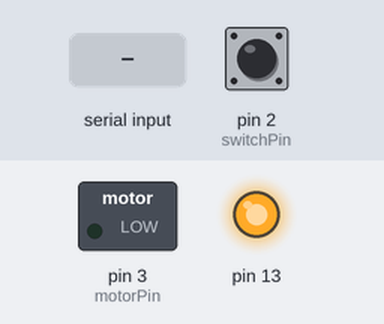
A sketch run on a simulated Arduino Uno, built with avr-gcc and run on an emulated ATmega328P. On the bench: switched loads named in the sketch (green lamp = pin HIGH), output pins drawn as LEDs (lit = HIGH). The inputs (shaded band) are chosen by the test bench; at power-on: pin 2 (switchPin) HIGH.

Above: at 1.2 s.
1.3 s: pin 2 (switchPin) pulled LOW for 0.15 s
At 2.5 s:
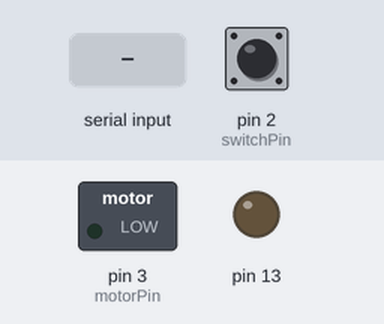
2.9 s: byte 72 ('H') received over Serial
At 4.1 s:
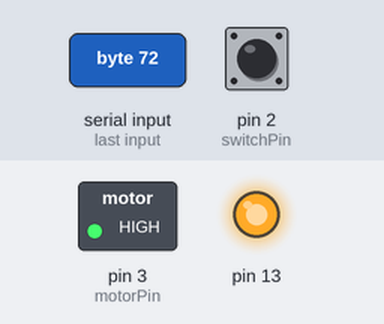
4.4 s: pin 2 (switchPin) pulled LOW for 1 s
At 5.2 s:
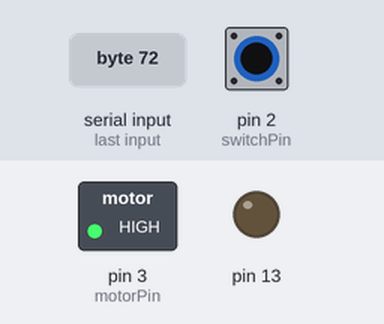
6.9 s: pin 2 (switchPin) pulled LOW for 3.2 s
At 10.9 s:
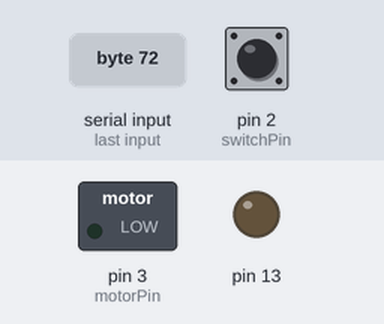
Timing chart, 0 to 12.4 s (numbered marks = the images above; inputs shaded):
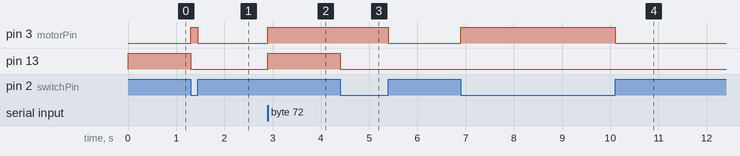

Measured:
- after the input at 1.3 s, pin 3 (motorPin): LOW → HIGH at once, → LOW 0.15 s later; pin 13: HIGH → LOW at once
- after the input at 2.9 s, pin 3 (motorPin), pin 13: LOW → HIGH at once
- after the input at 4.4 s, pin 3 (motorPin): HIGH → LOW after 1.0 s; pin 13: HIGH → LOW at once
- after the input at 6.9 s, pin 3 (motorPin): LOW → HIGH at once, → LOW 3.2 s later

The sketch:

serial_led.ino
```cpp
//适用于转盘式的旧型号的落杯器

int motorPin = 3;
int switchPin = 2;

char command;
int switchStatus = 1;
int oldStatus = 1;

//初始化部分
void setup() {
  pinMode(motorPin, OUTPUT);
  pinMode(switchPin, INPUT);
  pinMode(13, OUTPUT);

  Serial.begin(9600, SERIAL_8N1);
  while (!Serial) {
    ;
  }
}

//循环部分
void loop() {
  switchStatus = digitalRead(switchPin);
  if (switchStatus == 0) {
    oldStatus = 0;
  }
  command = Serial.read();
  if (switchStatus == 0) {
    digitalWrite(motorPin, HIGH);
    oldStatus = 0;
  }
  if (switchStatus == 1 && oldStatus == 0) {
    digitalWrite(motorPin, LOW);
  }

  if ('H' == command ) {
    digitalWrite(motorPin, HIGH);
    oldStatus = 1;
  }

  if ('F' == command) {
    digitalWrite(motorPin, LOW);
    oldStatus = 1;
  }

  digitalWrite(13, oldStatus);
}
```
